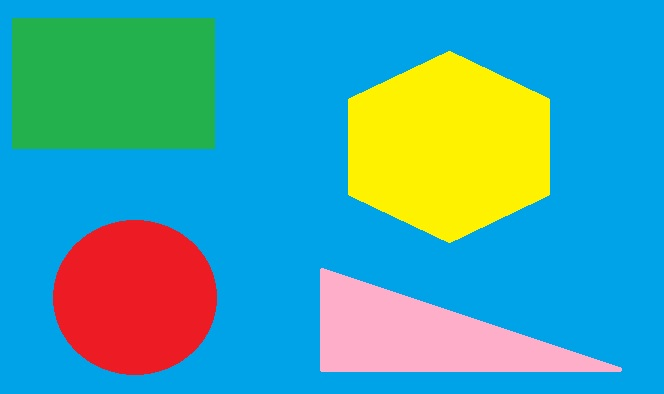
#> input picture Image/multicolor.jpg, 664 x 394 px
$ python tachvatthe.py
#> lines starting #> are read from the running program, lines starting #| are printed output that depends on the picture; after the words box and inside, x2 and y2 are one past the last pixel; in counts of white or black regions, pixels touching at a corner belong together
import cv2;
import numpy as np;

rgb = np.uint8([[[77, 177, 35]]])

hsv = cv2.cvtColor(rgb, cv2.COLOR_BGR2HSV)

print(hsv) # [[[ 69 205 177]]]

imgSrc = cv2.imread('Image/multicolor.jpg', 1);
#> imgSrc is the input picture: shape (394, 664, 3); mean B, G, R 173.5, 163.5, 66
cv2.imshow('Anh goc', imgSrc)

hsvImg = cv2.cvtColor(imgSrc, cv2.COLOR_BGR2HSV)
#> hsvImg: shape (394, 664, 3); mean H, S, V 98.4, 235.3, 229.7
cv2.imshow('Anh HSV', hsvImg)

# Dat nguong
min_color =  np.array([ 67, 205, 177])
max_color = np.array([71, 205, 177])

# mat na loc
mask = cv2.inRange(hsvImg, min_color, max_color)
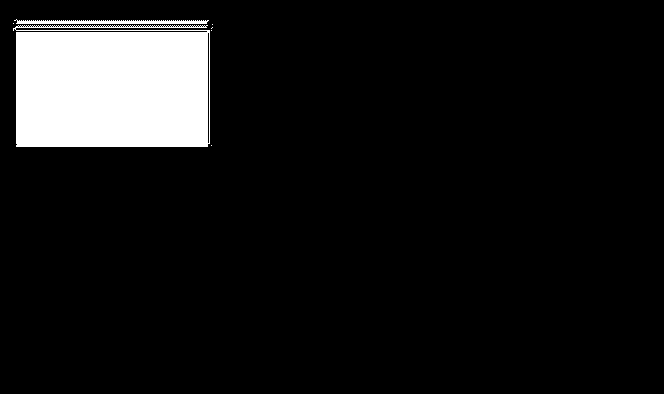
#> mask: shape (394, 664); 9% white; 7 white regions (5 under 20 px), largest, box (x1, y1, x2, y2) and area: (13, 25, 210, 147) 22780, (14, 19, 209, 24) 672
# print(mask)
cv2.imshow('Mat na', mask)

imgRes = cv2.bitwise_and(imgSrc, imgSrc, mask= mask)
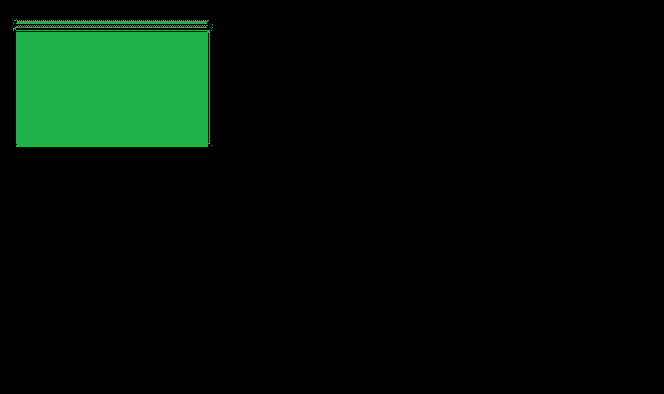
#> imgRes: shape (394, 664, 3); mean B, G, R 6.9, 15.9, 3.1
cv2.imshow('Ket qua', imgRes)

# print(mask.shape)
# print(imgSrc.shape)

cv2.waitKey()
cv2.destroyAllWindows()
